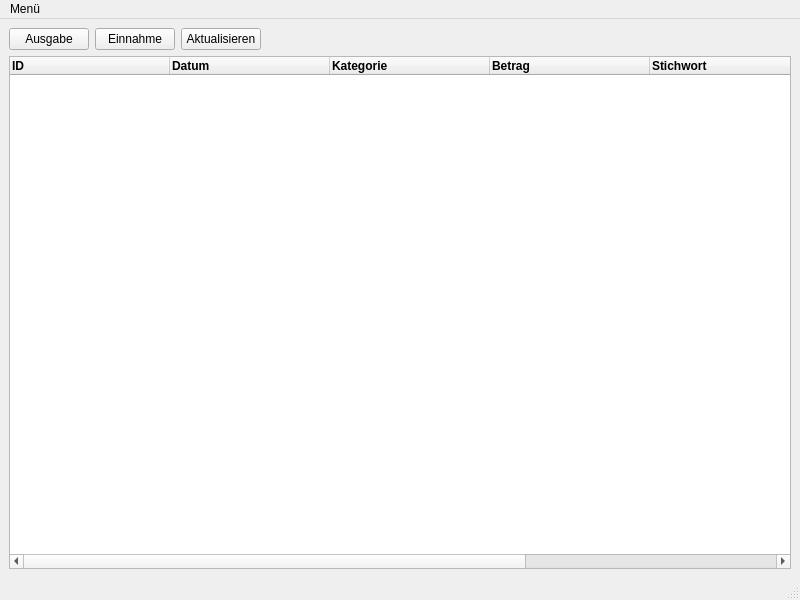
<?xml version="1.0" encoding="UTF-8"?>
<ui version="4.0">
 <class>MainWindow</class>
 <widget class="QMainWindow" name="MainWindow">
  <property name="geometry">
   <rect>
    <x>0</x>
    <y>0</y>
    <width>800</width>
    <height>600</height>
   </rect>
  </property>
  <property name="windowTitle">
   <string>MainWindow</string>
  </property>
  <widget class="QWidget" name="centralwidget">
   <layout class="QGridLayout" name="gridLayout">
    <item row="0" column="0">
     <layout class="QHBoxLayout" name="horizontalLayout">
      <item>
       <widget class="QPushButton" name="btnExpense">
        <property name="text">
         <string>Ausgabe</string>
        </property>
       </widget>
      </item>
      <item>
       <widget class="QPushButton" name="btnIncome">
        <property name="text">
         <string>Einnahme</string>
        </property>
       </widget>
      </item>
      <item>
       <widget class="QPushButton" name="btnUpdate">
        <property name="text">
         <string>Aktualisieren</string>
        </property>
       </widget>
      </item>
      <item>
       <spacer name="horizontalSpacer">
        <property name="orientation">
         <enum>Qt::Horizontal</enum>
        </property>
        <property name="sizeHint" stdset="0">
         <size>
          <width>40</width>
          <height>20</height>
         </size>
        </property>
       </spacer>
      </item>
     </layout>
    </item>
    <item row="1" column="0">
     <widget class="QTableWidget" name="tableWidget">
      <property name="contextMenuPolicy">
       <enum>Qt::DefaultContextMenu</enum>
      </property>
      <property name="autoFillBackground">
       <bool>false</bool>
      </property>
      <property name="editTriggers">
       <set>QAbstractItemView::NoEditTriggers</set>
      </property>
      <property name="selectionBehavior">
       <enum>QAbstractItemView::SelectRows</enum>
      </property>
      <property name="sortingEnabled">
       <bool>false</bool>
      </property>
      <attribute name="horizontalHeaderVisible">
       <bool>true</bool>
      </attribute>
      <attribute name="horizontalHeaderCascadingSectionResizes">
       <bool>false</bool>
      </attribute>
      <attribute name="horizontalHeaderMinimumSectionSize">
       <number>50</number>
      </attribute>
      <attribute name="horizontalHeaderDefaultSectionSize">
       <number>160</number>
      </attribute>
      <attribute name="horizontalHeaderStretchLastSection">
       <bool>true</bool>
      </attribute>
      <attribute name="verticalHeaderVisible">
       <bool>false</bool>
      </attribute>
      <attribute name="verticalHeaderDefaultSectionSize">
       <number>40</number>
      </attribute>
      <column>
       <property name="text">
        <string>ID</string>
       </property>
       <property name="font">
        <font>
         <weight>75</weight>
         <bold>true</bold>
        </font>
       </property>
       <property name="textAlignment">
        <set>AlignLeading|AlignVCenter</set>
       </property>
      </column>
      <column>
       <property name="text">
        <string>Datum</string>
       </property>
       <property name="font">
        <font>
         <pointsize>9</pointsize>
         <weight>75</weight>
         <bold>true</bold>
        </font>
       </property>
       <property name="textAlignment">
        <set>AlignLeading|AlignVCenter</set>
       </property>
      </column>
      <column>
       <property name="text">
        <string>Kategorie</string>
       </property>
       <property name="font">
        <font>
         <pointsize>9</pointsize>
         <weight>75</weight>
         <bold>true</bold>
        </font>
       </property>
       <property name="textAlignment">
        <set>AlignLeading|AlignVCenter</set>
       </property>
      </column>
      <column>
       <property name="text">
        <string>Betrag</string>
       </property>
       <property name="font">
        <font>
         <pointsize>9</pointsize>
         <weight>75</weight>
         <bold>true</bold>
        </font>
       </property>
       <property name="textAlignment">
        <set>AlignLeading|AlignVCenter</set>
       </property>
      </column>
      <column>
       <property name="text">
        <string>Stichwort</string>
       </property>
       <property name="font">
        <font>
         <pointsize>9</pointsize>
         <weight>75</weight>
         <bold>true</bold>
        </font>
       </property>
       <property name="textAlignment">
        <set>AlignLeading|AlignVCenter</set>
       </property>
      </column>
      <column>
       <property name="text">
        <string>Bemerkung</string>
       </property>
       <property name="font">
        <font>
         <pointsize>9</pointsize>
         <weight>75</weight>
         <bold>true</bold>
        </font>
       </property>
       <property name="textAlignment">
        <set>AlignLeading|AlignVCenter</set>
       </property>
      </column>
     </widget>
    </item>
   </layout>
  </widget>
  <widget class="QMenuBar" name="menubar">
   <property name="geometry">
    <rect>
     <x>0</x>
     <y>0</y>
     <width>800</width>
     <height>26</height>
    </rect>
   </property>
   <widget class="QMenu" name="menuMen">
    <property name="title">
     <string>Menü</string>
    </property>
    <addaction name="actionKategorie_bearbeiten"/>
    <addaction name="actionDB_Konfiguration"/>
   </widget>
   <addaction name="menuMen"/>
  </widget>
  <widget class="QStatusBar" name="statusbar"/>
  <action name="actionKategorie_bearbeiten">
   <property name="text">
    <string>Kategorie bearbeiten</string>
   </property>
  </action>
  <action name="actionDB_Konfiguration">
   <property name="text">
    <string>DB Konfiguration</string>
   </property>
  </action>
 </widget>
 <resources/>
 <connections/>
</ui>
